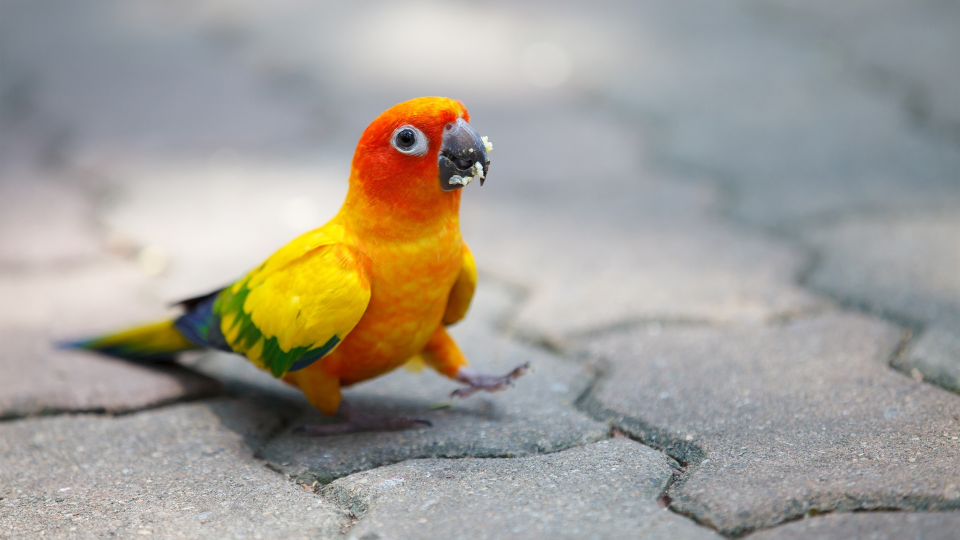
%> input picture Matlab/Sheet05/parrot.jpg, 1920 x 1080 px (shown at 1/2 size)
$ octave Ex01.m   (GNU Octave 9; MATLAB toolbox functions it lacks are replaced by stand-ins)
%> lines starting %> are read from the running program, lines starting %| are printed output that depends on the picture
%% Exercise 1
clear vars;
close all;

par = im2double(imread('parrot.jpg'));
par = imresize(par,0.2);
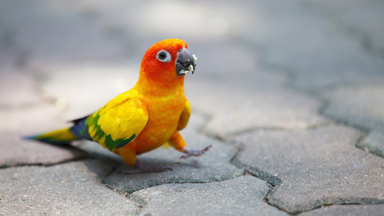
%> par: size 216x384x3 double; mean R, G, B 0.64, 0.623, 0.592; drawn with min black and max white
colors = reshape(par,[],3);

figure
subplot(1,3,1)
imshow(par)
title('CUTE!')

subplot(1,3,2)
scatter3(colors(:,1),colors(:,2),colors(:,3),1,colors);
title('Parrot in RGB')

colorsHsv = reshape(rgb2hsv(par),[],3);

h = colorsHsv(:,1);
h = h*360; % calculate in degrees
s = colorsHsv(:,2);
v = colorsHsv(:,3);


subplot(1,3,3)
scatter3(sind(h).*s.*v+0.5,cosd(h).*s.*v+0.5,v,1,colors);
title('Parrot in HSV')
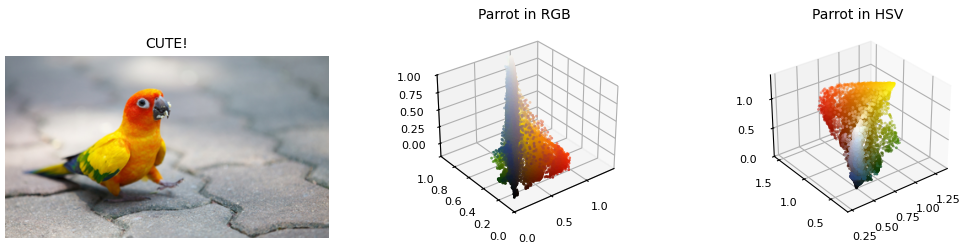
%> figure redrawn from the program's plot data, 3 panels
